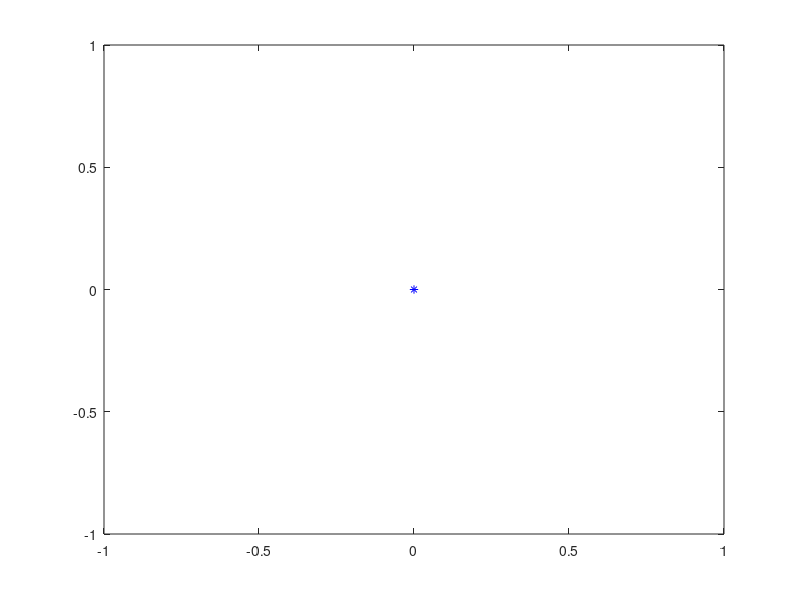

Reproduce this figure in MATLAB.
%%%%~~~~~~~~~~~~~~~~~~~~~~~~~~~~~~~~~~~~~~~~~~~~~~~~~~~~~~~~~~
%%%%
%%%% Plot a single point on a smith chart
%%%%	- Smith chart should already be created using scCreate
%%%%	- Impedance must be normalized
%%%%
%%%% Assumes: 	
%%%%	1 argument in --> Plot Impedance (normalized)
%%%%	2 arguments in -> Plot Reflection Coeff.
%%%%
%%%% Usage:	
%%%%	scAddPoint(rectZ) ---> Plot Impedance (normalized)
%%%%	scAddPoint(mag,ang) -> Plot Reflection Coeff.
%%%%
%%%% Example:	
%%%%	scAddPoint(2+1i) ----> Plot Impedance (normalized)
%%%%	scAddPoint(0.6,110) -> Plot Reflection Coeff.
%%%%
%%%% %%%% Need to add option to select color
%%%% %%%% Need to fix legend issue after recent update
%%%% curtis | creatingrf[@]gmail.com
%%%% scAddPoint.m
%%%% Last modified: 6/14/12
%%%% Octave tested: 8/19/12
%%%% Matlab tested: 6/14/12
%%%%~~~~~~~~~~~~~~~~~~~~~~~~~~~~~~~~~~~~~~~~~~~~~~~~~~~~~~~~~~
function scAddPoint(varargin)

num_argin = nargin;

color_options = ['k','r','g','b','m','c'];	% select random color
random_num = round(5*rand)+1;			%
random_color = color_options(random_num);	%

point_type = '*';				% init point properties
point_color = random_color;			%
plot_point = 0+0i;				%

if(num_argin==1)				% if input is impedance
	a = varargin{1};  			% a=r+xi
	plot_point = (a-1)/(a+1);		% convert to refl coef in rect form
	label = num2str(a);
elseif(num_argin==2)				% if input is refl coef
	a1 = varargin{1};   			% refl magnitude
	a2 = varargin{2};   			% refl angle
	plot_point = ptor(a1,a2);		% convert to rect coord.
	label = [num2str(a1),' L',num2str(a2)];
else
	fprintf('Inproper call to scAddPoint\n');
	fprintf('Usage: scAddPoint(R+Xi) or scAddPoint(mag(refl),ang(refl))\n');
end%if

plot(real(plot_point),imag(plot_point),[point_type,point_color]);
%legend(label);



end%function



